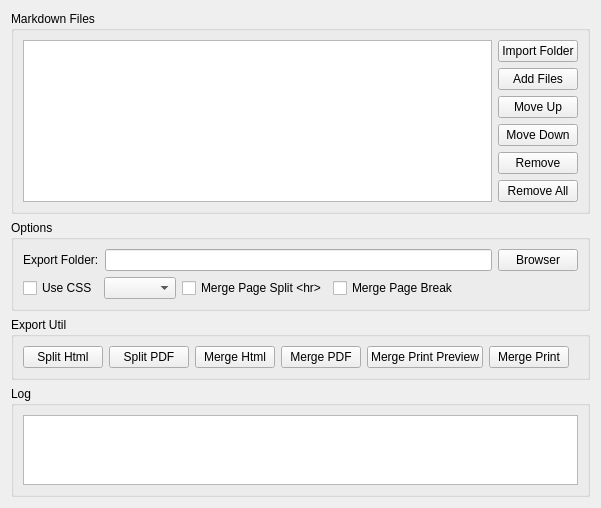
<?xml version="1.0" encoding="UTF-8"?>
<ui version="4.0">
 <class>MarkdownBatchWidget</class>
 <widget class="QWidget" name="MarkdownBatchWidget">
  <property name="geometry">
   <rect>
    <x>0</x>
    <y>0</y>
    <width>601</width>
    <height>487</height>
   </rect>
  </property>
  <property name="windowTitle">
   <string>Form</string>
  </property>
  <layout class="QVBoxLayout" name="verticalLayout_3" stretch="0,0,0,1">
   <item>
    <widget class="QGroupBox" name="groupBox_4">
     <property name="title">
      <string>Markdown Files</string>
     </property>
     <layout class="QHBoxLayout" name="horizontalLayout_4">
      <item>
       <widget class="QTreeView" name="filesTreeView">
        <property name="sizePolicy">
         <sizepolicy hsizetype="Expanding" vsizetype="Expanding">
          <horstretch>0</horstretch>
          <verstretch>0</verstretch>
         </sizepolicy>
        </property>
       </widget>
      </item>
      <item>
       <layout class="QVBoxLayout" name="verticalLayout">
        <item>
         <widget class="QPushButton" name="importFolderPushButton">
          <property name="text">
           <string>Import Folder</string>
          </property>
         </widget>
        </item>
        <item>
         <widget class="QPushButton" name="addFilesPushButton">
          <property name="text">
           <string>Add Files</string>
          </property>
         </widget>
        </item>
        <item>
         <widget class="QPushButton" name="moveUpPushButton">
          <property name="text">
           <string>Move Up</string>
          </property>
         </widget>
        </item>
        <item>
         <widget class="QPushButton" name="moveDownPushButton">
          <property name="text">
           <string>Move Down</string>
          </property>
         </widget>
        </item>
        <item>
         <widget class="QPushButton" name="removePushButton">
          <property name="text">
           <string>Remove</string>
          </property>
         </widget>
        </item>
        <item>
         <widget class="QPushButton" name="removeAllPushButton">
          <property name="text">
           <string>Remove All</string>
          </property>
         </widget>
        </item>
        <item>
         <spacer name="verticalSpacer">
          <property name="orientation">
           <enum>Qt::Vertical</enum>
          </property>
          <property name="sizeHint" stdset="0">
           <size>
            <width>20</width>
            <height>40</height>
           </size>
          </property>
         </spacer>
        </item>
       </layout>
      </item>
     </layout>
    </widget>
   </item>
   <item>
    <widget class="QGroupBox" name="groupBox_2">
     <property name="title">
      <string>Options</string>
     </property>
     <layout class="QVBoxLayout" name="verticalLayout_4">
      <item>
       <layout class="QHBoxLayout" name="horizontalLayout">
        <item>
         <widget class="QLabel" name="label">
          <property name="text">
           <string>Export Folder:</string>
          </property>
         </widget>
        </item>
        <item>
         <widget class="QLineEdit" name="exportFolderLineEdit"/>
        </item>
        <item>
         <widget class="QPushButton" name="browserExportFolderPushButton">
          <property name="text">
           <string>Browser</string>
          </property>
         </widget>
        </item>
       </layout>
      </item>
      <item>
       <layout class="QHBoxLayout" name="horizontalLayout_3">
        <item>
         <widget class="QCheckBox" name="useCssCheckBox">
          <property name="text">
           <string>Use CSS</string>
          </property>
         </widget>
        </item>
        <item>
         <widget class="QComboBox" name="cssComboBox"/>
        </item>
        <item>
         <widget class="QCheckBox" name="mergeHrCheckBox">
          <property name="text">
           <string>Merge Page Split &lt;hr&gt;</string>
          </property>
         </widget>
        </item>
        <item>
         <widget class="QCheckBox" name="mergePageBreakCheckBox">
          <property name="text">
           <string>Merge Page Break</string>
          </property>
         </widget>
        </item>
        <item>
         <spacer name="horizontalSpacer">
          <property name="orientation">
           <enum>Qt::Horizontal</enum>
          </property>
          <property name="sizeHint" stdset="0">
           <size>
            <width>37</width>
            <height>17</height>
           </size>
          </property>
         </spacer>
        </item>
       </layout>
      </item>
     </layout>
    </widget>
   </item>
   <item>
    <widget class="QGroupBox" name="groupBox">
     <property name="title">
      <string>Export Util</string>
     </property>
     <layout class="QHBoxLayout" name="horizontalLayout_2">
      <item>
       <widget class="QPushButton" name="splitHtmlPushButton">
        <property name="text">
         <string>Split Html</string>
        </property>
       </widget>
      </item>
      <item>
       <widget class="QPushButton" name="splitPdfPushButton">
        <property name="text">
         <string>Split PDF</string>
        </property>
       </widget>
      </item>
      <item>
       <widget class="QPushButton" name="mergetHtmlPushButton">
        <property name="text">
         <string>Merge Html</string>
        </property>
       </widget>
      </item>
      <item>
       <widget class="QPushButton" name="mergePdfPushButton">
        <property name="text">
         <string>Merge PDF</string>
        </property>
       </widget>
      </item>
      <item>
       <widget class="QPushButton" name="mergePrintPreviwPushButton">
        <property name="text">
         <string>Merge Print Preview</string>
        </property>
       </widget>
      </item>
      <item>
       <widget class="QPushButton" name="mergetPrintPushButton">
        <property name="text">
         <string>Merge Print</string>
        </property>
       </widget>
      </item>
      <item>
       <spacer name="horizontalSpacer_2">
        <property name="orientation">
         <enum>Qt::Horizontal</enum>
        </property>
        <property name="sizeHint" stdset="0">
         <size>
          <width>40</width>
          <height>20</height>
         </size>
        </property>
       </spacer>
      </item>
     </layout>
    </widget>
   </item>
   <item>
    <widget class="QGroupBox" name="groupBox_3">
     <property name="title">
      <string>Log</string>
     </property>
     <layout class="QVBoxLayout" name="verticalLayout_2">
      <item>
       <widget class="QPlainTextEdit" name="logPlainTextEdit">
        <property name="sizePolicy">
         <sizepolicy hsizetype="Expanding" vsizetype="Preferred">
          <horstretch>0</horstretch>
          <verstretch>0</verstretch>
         </sizepolicy>
        </property>
        <property name="baseSize">
         <size>
          <width>0</width>
          <height>0</height>
         </size>
        </property>
       </widget>
      </item>
     </layout>
    </widget>
   </item>
  </layout>
  <zorder>groupBox</zorder>
  <zorder>groupBox_2</zorder>
  <zorder>groupBox_3</zorder>
  <zorder>groupBox_4</zorder>
 </widget>
 <tabstops>
  <tabstop>filesTreeView</tabstop>
  <tabstop>importFolderPushButton</tabstop>
  <tabstop>addFilesPushButton</tabstop>
  <tabstop>removeAllPushButton</tabstop>
  <tabstop>useCssCheckBox</tabstop>
  <tabstop>cssComboBox</tabstop>
  <tabstop>exportFolderLineEdit</tabstop>
  <tabstop>browserExportFolderPushButton</tabstop>
  <tabstop>splitHtmlPushButton</tabstop>
  <tabstop>splitPdfPushButton</tabstop>
  <tabstop>mergetHtmlPushButton</tabstop>
  <tabstop>mergePdfPushButton</tabstop>
  <tabstop>mergePrintPreviwPushButton</tabstop>
  <tabstop>mergetPrintPushButton</tabstop>
  <tabstop>logPlainTextEdit</tabstop>
 </tabstops>
 <resources/>
 <connections/>
</ui>
